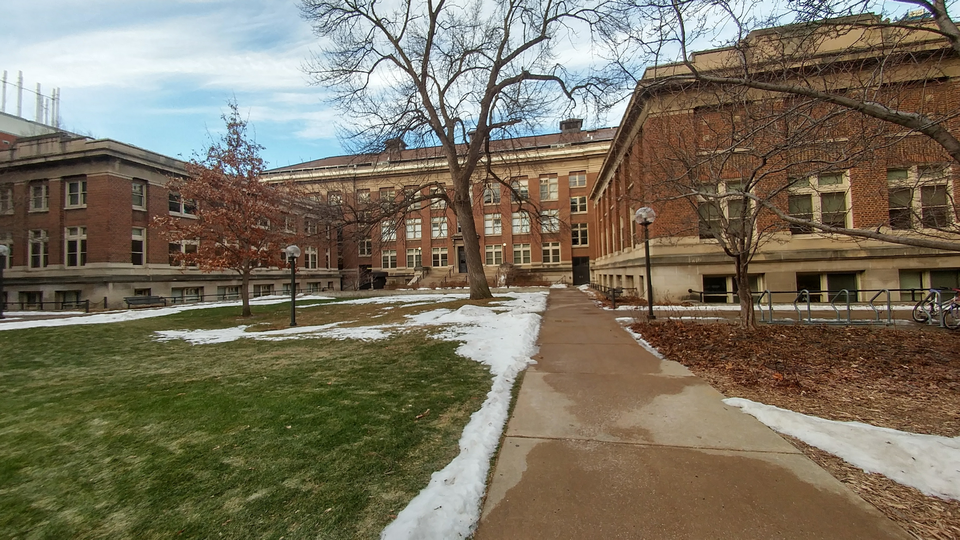
#> input picture left.bmp, 960 x 540 px
$ python stereo_reconstruction.py
#> lines starting #> are read from the running program, lines starting #| are printed output that depends on the picture
import cv2
import numpy as np
import scipy.io as sio
from scipy.linalg import null_space
import matplotlib.pyplot as plt
import sys
from sklearn.neighbors import NearestNeighbors
from mpl_toolkits.mplot3d import Axes3D

def compute_F(pts1, pts2):
    # TO DO

    row_of_points = np.array([[u_x*v_x, u_y*v_x, v_x, u_x*v_y, u_y*v_y, v_y, u_x, u_y, 1] for ((u_x,u_y),(v_x,v_y)) in zip(pts1,pts2)]) # N,9

    ## Apply ransac to get inliners.
    error_thres = 0.01
    max_inliners = 0
    F = None
    for _ in range(10000):
        random_points = np.random.choice(row_of_points.shape[0], 8, replace=False)
        eight_points = row_of_points[random_points]       ## 8,9

        F_temp = null_space(eight_points)[:,0].reshape(3,3)  ## Column Matrix 9,1
        U, D, VT = np.linalg.svd(F_temp)
        D[2] = 0
        D_new = np.diag(D)
        F_temp = U@D_new@VT
        F_temp = F_temp.reshape(9,1)

        ## Apply F on all the points.
        results = row_of_points@F_temp ## N,1

        error = np.abs(results)
        num_inliners = len(np.where(error < error_thres)[0])

        if num_inliners > max_inliners:
            F = F_temp
            max_inliners = num_inliners
    F = F.reshape(3,3)
    return F

def triangulation(P1, P2, pts1, pts2):
    # TO DO
    pts3D = []
    for pt in range(pts1.shape[0]):
        ux, uy = pts1[pt,0], pts1[pt,1]
        vx, vy = pts2[pt,0], pts2[pt,1]
        top_mat = np.array([[0, -1, uy],[1,0,-ux],[-uy,ux,0]])@P1
        bottom_mat = np.array([[0, -1, vy],[1,0,-vx],[-vy,vx,0]])@P2
        ## There will be reduncy in top and bottom matrix.
        A = np.vstack((top_mat[:2,:], bottom_mat[:2,:]))
        M = A[:,:3]
        b = -A[:,3]
        X = np.linalg.inv(M.T@M)@M.T@b
        pts3D.append(X)
    pts3D = np.array(pts3D)
    return pts3D

def disambiguate_pose(Rs, Cs, pts3Ds):
    # TO DO
    valid_points = []
    for i in range(len(Rs)):
        r_3 = Rs[i][2,:].T
        C_local = Cs[i].flatten()
        n_valid = 0
        for pt in pts3Ds[i]:
            if np.dot(r_3,(pt - C_local)) > 0:
                n_valid += 1
        valid_points.append(n_valid)
    idx = np.argmax(valid_points)
    R = Rs[idx]
    C = Cs[idx]
    pts3D = pts3Ds[idx]
    return R, C, pts3D

def compute_rectification(K, R, C):
    # TO DO
    C = C.flatten()
    r_1 = C/np.linalg.norm(C)
    r_2 = np.array([-C[1],C[0],0])/np.linalg.norm([-C[1],C[0],0])
    r_3 = np.cross(r_1,r_2)
    R_rect = np.vstack((r_1,r_2,r_3))

    H1 = K@R_rect@np.linalg.inv(K)
    H2 = K@(R_rect@R.T)@np.linalg.inv(K)

    return H1, H2

def dense_match(img1, img2, descriptors2, descriptors1):
    # TO DO
    disparity = np.zeros_like(img1)
    for row in range(img1.shape[0]):
        for col in range(img1.shape[1]):
            distance_descriptor = np.linalg.norm((descriptors1[row,col] - descriptors2[row,col:]),axis=1)
            disparity[row,col] = np.argmin(distance_descriptor)
    return disparity

def compute_camera_pose(F, K):
    E = K.T @ F @ K
    R_1, R_2, t = cv2.decomposeEssentialMat(E)
    # 4 cases
    R1, t1 = R_1, t
    R2, t2 = R_1, -t
    R3, t3 = R_2, t
    R4, t4 = R_2, -t

    Rs = [R1, R2, R3, R4]
    ts = [t1, t2, t3, t4]
    Cs = []
    for i in range(4):
        Cs.append(-Rs[i].T @ ts[i])
    return Rs, Cs

def visualize_img_pair(img1, img2):
    img = np.hstack((img1, img2))
    if img1.ndim == 3:
        plt.imshow(cv2.cvtColor(img, cv2.COLOR_BGR2RGB))
    else:
        plt.imshow(img, cmap='gray')
    plt.axis('off')
    plt.show()

def visualize_find_match(img1, img2, pts1, pts2):
    assert pts1.shape == pts2.shape, 'x1 and x2 should have same shape!'
    img_h = img1.shape[0]
    scale_factor1 = img_h/img1.shape[0]
    scale_factor2 = img_h/img2.shape[0]
    img1_resized = cv2.resize(img1, None, fx=scale_factor1, fy=scale_factor1)
    img2_resized = cv2.resize(img2, None, fx=scale_factor2, fy=scale_factor2)
    pts1 = pts1 * scale_factor1
    pts2 = pts2 * scale_factor2
    pts2[:, 0] += img1_resized.shape[1]
    img = np.hstack((img1_resized, img2_resized))
    plt.imshow(cv2.cvtColor(img, cv2.COLOR_BGR2RGB))
    for i in range(pts1.shape[0]):
        plt.plot([pts1[i, 0], pts2[i, 0]], [pts1[i, 1], pts2[i, 1]], 'b.-', linewidth=0.5, markersize=5)
    plt.axis('off')
    plt.show()

def visualize_epipolar_lines(F, pts1, pts2, img1, img2):
    assert pts1.shape == pts2.shape, 'x1 and x2 should have same shape!'
    ax1 = plt.subplot(121)
    ax2 = plt.subplot(122)
    ax1.imshow(cv2.cvtColor(img1, cv2.COLOR_BGR2RGB))
    ax2.imshow(cv2.cvtColor(img2, cv2.COLOR_BGR2RGB))

    for i in range(pts1.shape[0]):
        x1, y1 = int(pts1[i][0] + 0.5), int(pts1[i][1] + 0.5)
        ax1.scatter(x1, y1, s=5)
        p1, p2 = find_epipolar_line_end_points(img2, F, (x1, y1))
        ax2.plot([p1[0], p2[0]], [p1[1], p2[1]], linewidth=0.5)

    for i in range(pts2.shape[0]):
        x2, y2 = int(pts2[i][0] + 0.5), int(pts2[i][1] + 0.5)
        ax2.scatter(x2, y2, s=5)
        p1, p2 = find_epipolar_line_end_points(img1, F.T, (x2, y2))
        ax1.plot([p1[0], p2[0]], [p1[1], p2[1]], linewidth=0.5)

    ax1.axis('off')
    ax2.axis('off')
    plt.show()

def find_epipolar_line_end_points(img, F, p):
    img_width = img.shape[1]
    el = (F @ np.array([[p[0], p[1], 1]]).T).flatten()
    p1, p2 = (0, int(-el[2] / el[1])), (img.shape[1], int((-img_width * el[0] - el[2]) / el[1]))
    _, p1, p2 = cv2.clipLine((0, 0, img.shape[1], img.shape[0]), p1, p2)
    return p1, p2

def visualize_camera_poses(Rs, Cs):
    assert(len(Rs) == len(Cs) == 4)
    fig = plt.figure()
    R1, C1 = np.eye(3), np.zeros((3, 1))
    for i in range(4):
        R2, C2 = Rs[i], Cs[i]
        ax = fig.add_subplot(2, 2, i+1, projection='3d')
        draw_camera(ax, R1, C1)
        draw_camera(ax, R2, C2)
        set_axes_equal(ax)
        ax.set_xlabel('x axis')
        ax.set_ylabel('y axis')
        ax.set_zlabel('z axis')
        ax.view_init(azim=-90, elev=0)
        ax.title.set_text('Configuration {}'.format(i))
    fig.tight_layout()
    plt.show()

def visualize_camera_poses_with_pts(Rs, Cs, pts3Ds):
    assert(len(Rs) == len(Cs) == 4)
    fig = plt.figure()
    R1, C1 = np.eye(3), np.zeros((3, 1))
    for i in range(4):
        R2, C2, pts3D = Rs[i], Cs[i], pts3Ds[i]
        ax = fig.add_subplot(2, 2, i+1, projection='3d')
        draw_camera(ax, R1, C1, 5)
        draw_camera(ax, R2, C2, 5)
        ax.plot(pts3D[:, 0], pts3D[:, 1], pts3D[:, 2], 'b.')
        set_axes_equal(ax)
        ax.set_xlabel('x axis')
        ax.set_ylabel('y axis')
        ax.set_zlabel('z axis')
        ax.view_init(azim=-90, elev=0)
        ax.title.set_text('Configuration {}'.format(i))
    fig.tight_layout()
    plt.show()

def draw_camera(ax, R, C, scale=0.2):
    axis_end_points = C + scale * R.T  # (3, 3)
    vertices = C + scale * R.T @ np.array([[1, 1, 1], [-1, 1, 1], [-1, -1, 1], [1, -1, 1]]).T  # (3, 4)
    vertices_ = np.hstack((vertices, vertices[:, :1]))  # (3, 5)
    C = C.flatten()  # (3, 1) -> (3,)

    # draw coordinate system of camera
    ax.plot([C[0], axis_end_points[0, 0]], [C[1], axis_end_points[1, 0]], [C[2], axis_end_points[2, 0]], 'r-')
    ax.plot([C[0], axis_end_points[0, 1]], [C[1], axis_end_points[1, 1]], [C[2], axis_end_points[2, 1]], 'g-')
    ax.plot([C[0], axis_end_points[0, 2]], [C[1], axis_end_points[1, 2]], [C[2], axis_end_points[2, 2]], 'b-')

    # draw square window and lines connecting it to camera center
    ax.plot(vertices_[0, :], vertices_[1, :], vertices_[2, :], 'k-')
    ax.plot([C[0], vertices[0, 0]], [C[1], vertices[1, 0]], [C[2], vertices[2, 0]], 'k-')
    ax.plot([C[0], vertices[0, 1]], [C[1], vertices[1, 1]], [C[2], vertices[2, 1]], 'k-')
    ax.plot([C[0], vertices[0, 2]], [C[1], vertices[1, 2]], [C[2], vertices[2, 2]], 'k-')
    ax.plot([C[0], vertices[0, 3]], [C[1], vertices[1, 3]], [C[2], vertices[2, 3]], 'k-')

def set_axes_equal(ax):
    x_limits = ax.get_xlim3d()
    y_limits = ax.get_ylim3d()
    z_limits = ax.get_zlim3d()

    x_range, x_middle = abs(x_limits[1] - x_limits[0]), np.mean(x_limits)
    y_range, y_middle = abs(y_limits[1] - y_limits[0]), np.mean(y_limits)
    z_range, z_middle = abs(z_limits[1] - z_limits[0]), np.mean(z_limits)

    plot_radius = 0.5*max([x_range, y_range, z_range])

    ax.set_xlim3d([x_middle - plot_radius, x_middle + plot_radius])
    ax.set_ylim3d([y_middle - plot_radius, y_middle + plot_radius])
    ax.set_zlim3d([z_middle - plot_radius, z_middle + plot_radius])

def visualize_disparity_map(disparity):
    disparity[disparity > 150] = 150
    plt.imshow(disparity, cmap='jet')
    plt.colorbar(shrink=0.6)
    plt.show()

if __name__ == '__main__':
    # read in left and right images as RGB images
    img_left = cv2.imread('./left.bmp', 1)
#> img_left is the input picture: shape (540, 960, 3); mean B, G, R 94.8, 113, 120.7
    img_right = cv2.imread('./right.bmp', 1)
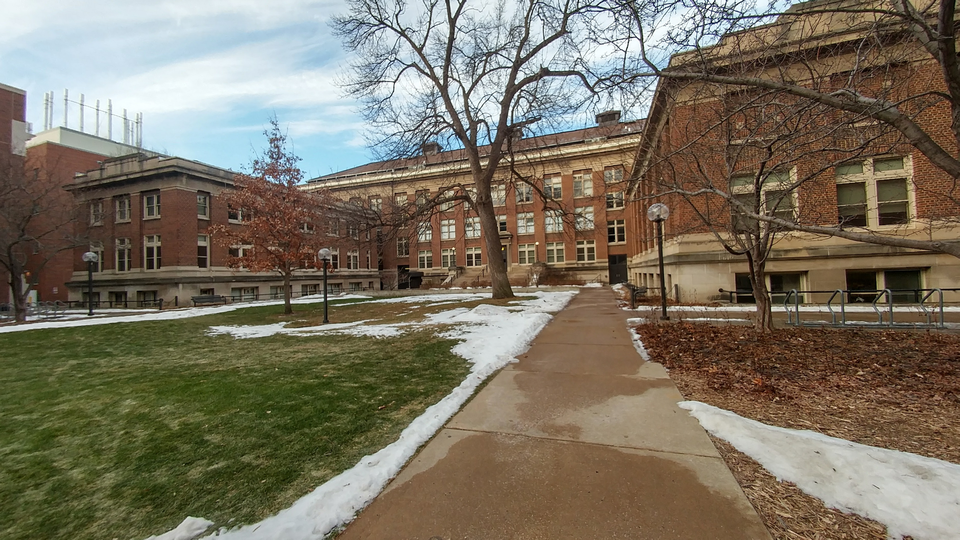
#> input picture right.bmp, 960 x 540 px
#> img_right is the input picture: shape (540, 960, 3); mean B, G, R 97.6, 114.2, 122.1
    visualize_img_pair(img_left, img_right)

    # Step 0: get correspondences between image pair
    data = np.load('./correspondence.npz')
#> (reads correspondence.npz from the repository)
    pts1, pts2 = data['pts1'], data['pts2']
    visualize_find_match(img_left, img_right, pts1, pts2)
#> in visualize_find_match, `plt.show()`:
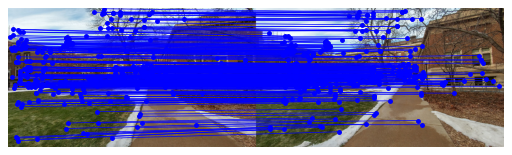
#> figure drawn by matplotlib, 1 panel

    # Step 1: compute fundamental matrix and recover four sets of camera poses
    F = compute_F(pts1, pts2)
    visualize_epipolar_lines(F, pts1, pts2, img_left, img_right)
#> the loop in visualize_epipolar_lines, `for i in range(pts1.shape[0]):` made 316 passes
#> (p1, p2) on passes 1 to 3: ((0, 163), (614, 0)), ((0, 196), (909, 0)), ((0, 280), (959, 198))
#> the loop in visualize_epipolar_lines, `for i in range(pts2.shape[0]):` made 316 passes
#> (el in find_epipolar_line_end_points, p1, p2) on passes 1 to 3: ([0.00199, 0.0113, -1.26], (0, 112), (637, 0)), ([0.00164, 0.0113, -1.76], (0, 156), (959, 16)), ([0.000748, 0.0113, -3.03], (0, 268), (959, 204))

    K = np.array([[350, 0, 960/2], [0, 350, 540/2], [0, 0, 1]])
    Rs, Cs = compute_camera_pose(F, K)
    visualize_camera_poses(Rs, Cs)

    # Step 2: triangulation
    pts3Ds = []
    P1 = K @ np.hstack((np.eye(3), np.zeros((3, 1))))
    for i in range(len(Rs)):
        P2 = K @ np.hstack((Rs[i], -Rs[i] @ Cs[i]))
        pts3D = triangulation(P1, P2, pts1, pts2)
        pts3Ds.append(pts3D)
    visualize_camera_poses_with_pts(Rs, Cs, pts3Ds)
#> in visualize_camera_poses_with_pts, `plt.show()`:
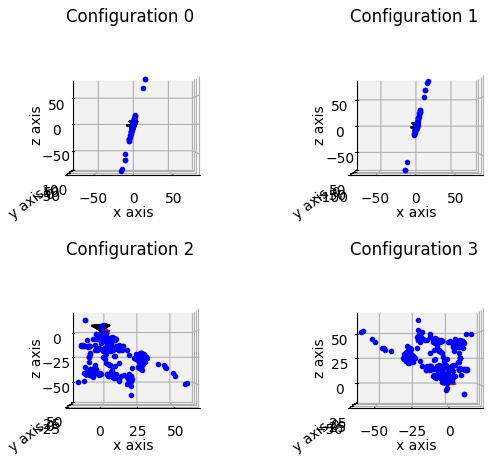
#> figure drawn by matplotlib, 4 panels

    # Step 3: disambiguate camera poses
    R, C, pts3D = disambiguate_pose(Rs, Cs, pts3Ds)

    # Step 4: rectification
    H1, H2 = compute_rectification(K, R, C)
    img_left_w = cv2.warpPerspective(img_left, H1, (img_left.shape[1], img_left.shape[0]))
    img_right_w = cv2.warpPerspective(img_right, H2, (img_right.shape[1], img_right.shape[0]))
    visualize_img_pair(img_left_w, img_right_w)
#> in visualize_img_pair (call 2), `img = np.hstack((img1, img2))`:
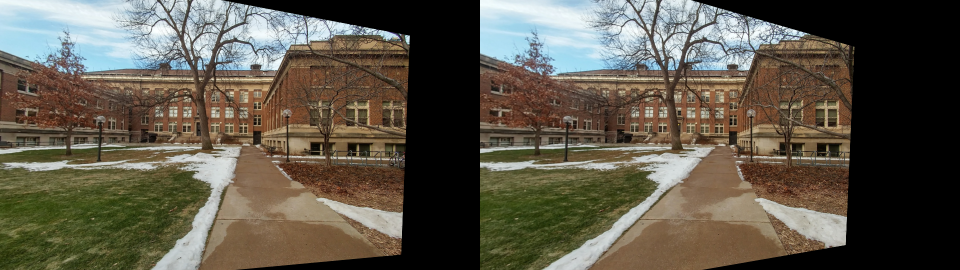
#> img: shape (540, 1920, 3) (shown at 1/2 size); mean B, G, R 74.5, 87.8, 93.6

    # Step 5: generate disparity map
    img_left_w = cv2.resize(img_left_w, (int(img_left_w.shape[1] / 2), int(img_left_w.shape[0] / 2)))  # resize image for speed
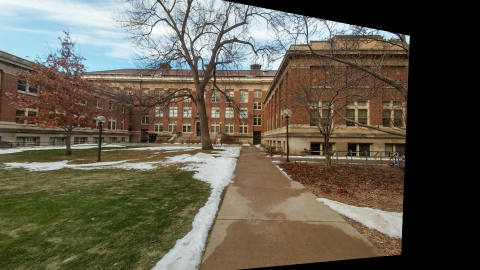
#> img_left_w: shape (270, 480, 3); mean B, G, R 77.3, 91.9, 97.9
    img_right_w = cv2.resize(img_right_w, (int(img_right_w.shape[1] / 2), int(img_right_w.shape[0] / 2)))
#> img_right_w: shape (270, 480, 3)
    img_left_w = cv2.cvtColor(img_left_w, cv2.COLOR_BGR2GRAY)  # convert to gray scale
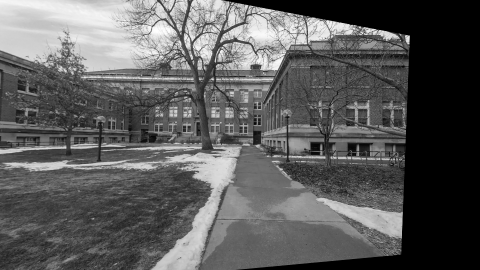
#> img_left_w: shape (270, 480); min 0, max 254, mean 92
    img_right_w = cv2.cvtColor(img_right_w, cv2.COLOR_BGR2GRAY)
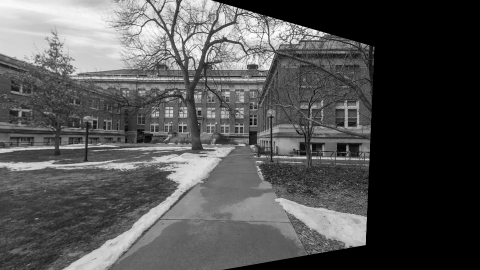
#> img_right_w: shape (270, 480); min 0, max 252, mean 84.2
#> (the run stopped early here; a loop or call above may not have finished)
